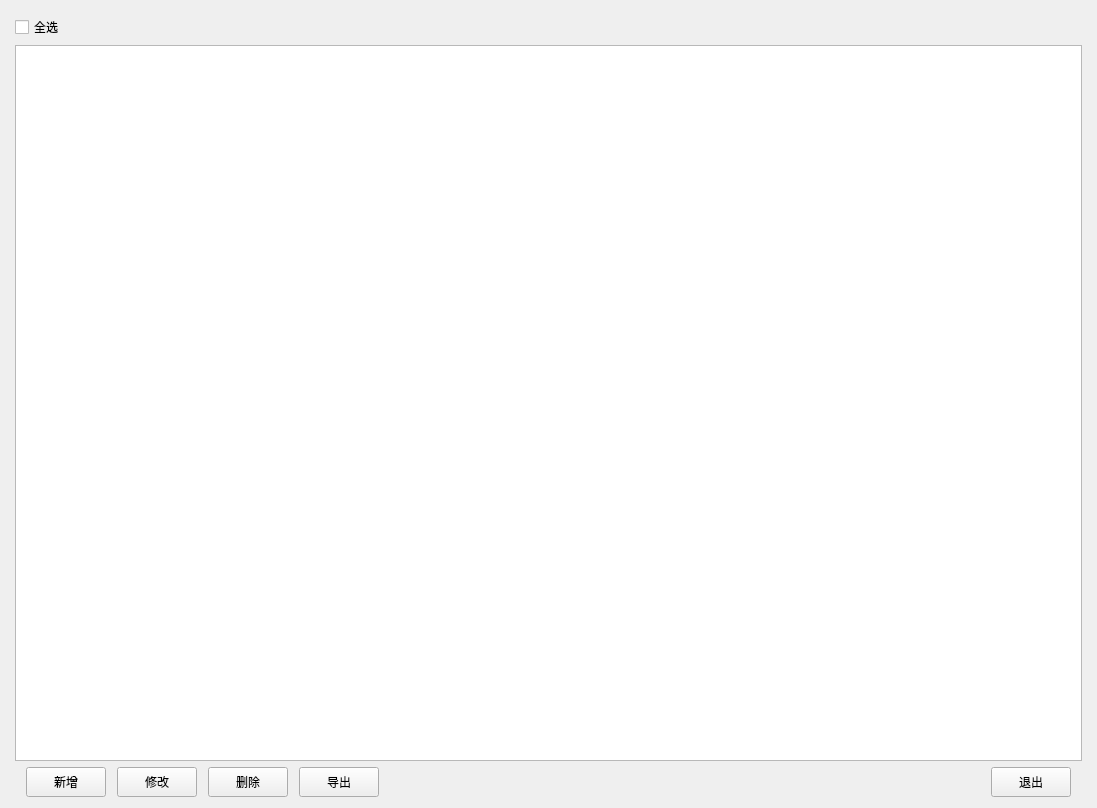
<?xml version="1.0" encoding="UTF-8"?>
<ui version="4.0">
 <class>FormSupplierManage</class>
 <widget class="QWidget" name="FormSupplierManage">
  <property name="geometry">
   <rect>
    <x>0</x>
    <y>0</y>
    <width>1097</width>
    <height>808</height>
   </rect>
  </property>
  <property name="windowTitle">
   <string>供应商管理</string>
  </property>
  <layout class="QGridLayout" name="gridLayout">
   <property name="leftMargin">
    <number>15</number>
   </property>
   <property name="topMargin">
    <number>15</number>
   </property>
   <property name="rightMargin">
    <number>15</number>
   </property>
   <item row="0" column="0">
    <widget class="QCheckBox" name="checkBox_check_all">
     <property name="text">
      <string>全选</string>
     </property>
    </widget>
   </item>
   <item row="1" column="0">
    <widget class="QTableWidget" name="tableWidget"/>
   </item>
   <item row="2" column="0">
    <layout class="QHBoxLayout" name="horizontalLayout">
     <property name="spacing">
      <number>11</number>
     </property>
     <property name="leftMargin">
      <number>11</number>
     </property>
     <property name="rightMargin">
      <number>11</number>
     </property>
     <item>
      <widget class="QPushButton" name="pushButton_new">
       <property name="minimumSize">
        <size>
         <width>0</width>
         <height>30</height>
        </size>
       </property>
       <property name="text">
        <string>新增</string>
       </property>
      </widget>
     </item>
     <item>
      <widget class="QPushButton" name="pushButton_mod">
       <property name="minimumSize">
        <size>
         <width>0</width>
         <height>30</height>
        </size>
       </property>
       <property name="maximumSize">
        <size>
         <width>80</width>
         <height>16777215</height>
        </size>
       </property>
       <property name="text">
        <string>修改</string>
       </property>
      </widget>
     </item>
     <item>
      <widget class="QPushButton" name="pushButton_del">
       <property name="minimumSize">
        <size>
         <width>0</width>
         <height>30</height>
        </size>
       </property>
       <property name="maximumSize">
        <size>
         <width>80</width>
         <height>16777215</height>
        </size>
       </property>
       <property name="text">
        <string>删除</string>
       </property>
      </widget>
     </item>
     <item>
      <widget class="QPushButton" name="pushButton_export">
       <property name="minimumSize">
        <size>
         <width>0</width>
         <height>30</height>
        </size>
       </property>
       <property name="text">
        <string>导出</string>
       </property>
      </widget>
     </item>
     <item>
      <spacer name="horizontalSpacer">
       <property name="orientation">
        <enum>Qt::Horizontal</enum>
       </property>
       <property name="sizeHint" stdset="0">
        <size>
         <width>40</width>
         <height>20</height>
        </size>
       </property>
      </spacer>
     </item>
     <item>
      <widget class="QPushButton" name="pushButton_exit">
       <property name="minimumSize">
        <size>
         <width>0</width>
         <height>30</height>
        </size>
       </property>
       <property name="text">
        <string>退出</string>
       </property>
      </widget>
     </item>
    </layout>
   </item>
  </layout>
 </widget>
 <resources/>
 <connections/>
</ui>
